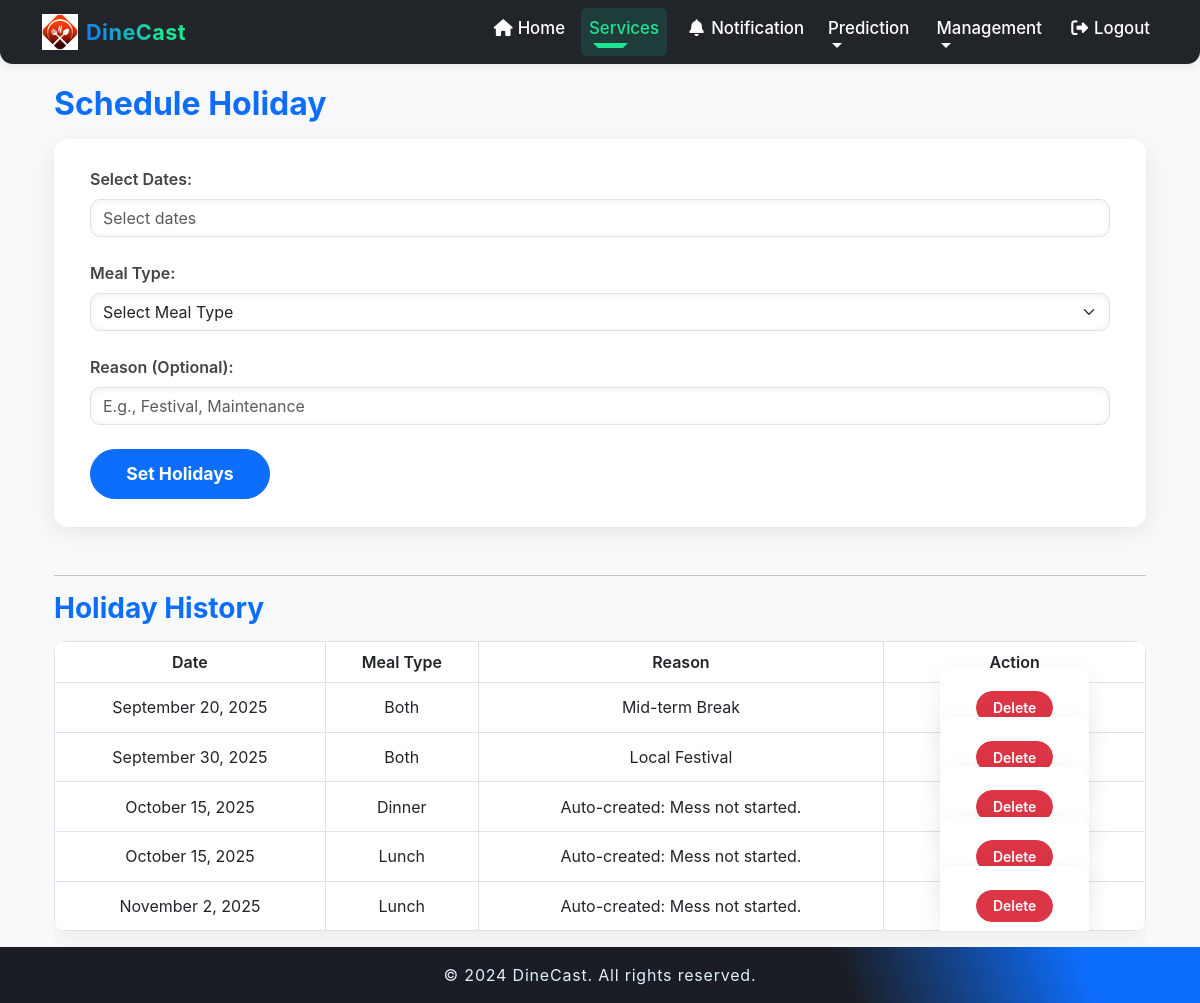
Page /provider/calendar/ (signed in) on the committed database.
### provider/models.py (models this page shows, shortened)
class MessHoliday(models.Model):
    class MealType(models.TextChoices):
        LUNCH = "LUNCH", _("Lunch")
        DINNER = "DINNER", _("Dinner")
        BOTH = "BOTH", _("Both")
    provider = models.ForeignKey(
        settings.AUTH_USER_MODEL,
        on_delete=models.CASCADE,
        limit_choices_to={'role': 'PROVIDER'},
        related_name="mess_holidays"
    )
    date = models.DateField()
    meal_type = models.CharField(max_length=20, choices=MealType.choices)
    reason = models.CharField(max_length=255, blank=True)
    created_at = models.DateTimeField(auto_now_add=True)
    class Meta:
        unique_together = ('provider', 'date', 'meal_type')
        ordering = ['date']

### provider/views.py (the view, shortened to what this page needs)
# urls.py: path('calendar/', views.provider_calendar, name='provider_calendar'),
@login_required
def provider_calendar(request):
    holidays = MessHoliday.objects.filter(provider=request.user).order_by('date')
    context = {
        "holidays": holidays,
    }
    return render(request, "provider/calendar.html", context)

### provider/templates/provider/calendar.html (shortened to what this page needs)
{% extends "basep.html" %}
{% block content %}
<div class="container">
  <h2>Schedule Holiday</h2>
  <form method="POST" novalidate>
    <div class="mb-4">
      <label for="datepicker" class="form-label">Select Dates:</label>
      <input type="text" id="datepicker" class="form-control" placeholder="Select dates" autocomplete="off" readonly>
    </div>
    <div class="mb-4">
      <label for="meal-type" class="form-label">Meal Type:</label>
      <select class="form-select" name="meal_type" id="meal-type" required>
        <option value="" disabled selected>Select Meal Type</option>
      </select>
    </div>
    <div class="mb-4">
      <label for="reason" class="form-label">Reason (Optional):</label>
      <input type="text" id="reason" name="reason" class="form-control" placeholder="E.g., Festival, Maintenance">
    </div>
    <button type="submit" class="btn btn-primary">Set Holidays</button>
  </form>
  <hr>
  <h3>Holiday History</h3>
  <div class="table-responsive">
    <table class="table table-bordered align-middle text-center">
      <thead>
        <tr>
          <th>Date</th>
          <th>Meal Type</th>
          <th>Reason</th>
          <th>Action</th>
        </tr>
      </thead>
      <tbody>
        {% for holiday in holidays %}
        <tr>
          <td>{{ holiday.date|date:"F j, Y" }}</td>
          <td>{{ holiday.get_meal_type_display }}</td>
          <td>{{ holiday.reason|default:"-" }}</td>
          <td>
            <form method="POST" action="{% url 'delete_holiday' holiday.id %}" onsubmit="return confirm('Are you sure you want to delete this holiday?');" style="display:inline;">
              <button type="submit" class="btn btn-danger btn-sm">Delete</button>
            </form>
          </td>
        </tr>
        {% empty %}
        <tr>
          <td colspan="4" class="text-muted fst-italic">No holidays scheduled yet.</td>
        </tr>
        {% endfor %}
      </tbody>
    </table>
  </div>
</div>
<link rel="stylesheet" href="https://cdn.jsdelivr.net/npm/flatpickr/dist/flatpickr.min.css" />
{% endblock %}

### provider/templates/basep.html (style rules this page uses)
html, body { min-height: 100%; }
body { background-color: #f4f6f9; margin: 0; padding: 0; }

### provider/templates/provider/calendar.html (style rules this page uses)
body { font-family: 'Inter', sans-serif; background-color: #f8f9fa; }
h2, h3 { font-weight: 700; color: #0d6efd; margin-bottom: 1rem; }
form { background: white; padding: 1.75rem 2.25rem; border-radius: 14px; box-shadow: 0 6px 24px rgba(0,0,0,0.08); margin-bottom: 3rem; }
label.form-label { font-weight: 600; color: #444; }
.form-control, .form-select { border-radius: 10px; box-shadow: inset 0 1px 7px rgba(0,0,0,0.07); transition: border-color 0.3s ease, box-shadow 0.3s ease; }
.btn-primary { border-radius: 30px; font-weight: 700; padding: 0.65rem 2.2rem; font-size: 1.1rem; }
table { background: white; border-radius: 12px; box-shadow: 0 6px 24px rgba(0,0,0,0.06); overflow: hidden; }
thead th { background-color: #0d6efd; color: white; font-weight: 600; text-align: center; }
tbody td { vertical-align: middle !important; }
tbody tr:nth-child(even) { background-color: #f8f9fa; }
.btn-danger { border-radius: 20px; padding: 0.3rem 1rem; font-weight: 600; }

### rows in the picture
MessHoliday: date "September 20, 2025", meal_type "Both", reason "Mid-term Break"
MessHoliday: date "September 30, 2025", meal_type "Both", reason "Local Festival"
MessHoliday: date "October 15, 2025", meal_type "Dinner", reason "Auto-created: Mess not started."
MessHoliday: date "October 15, 2025", meal_type "Lunch", reason "Auto-created: Mess not started."
MessHoliday: date "November 2, 2025", meal_type "Lunch", reason "Auto-created: Mess not started."
